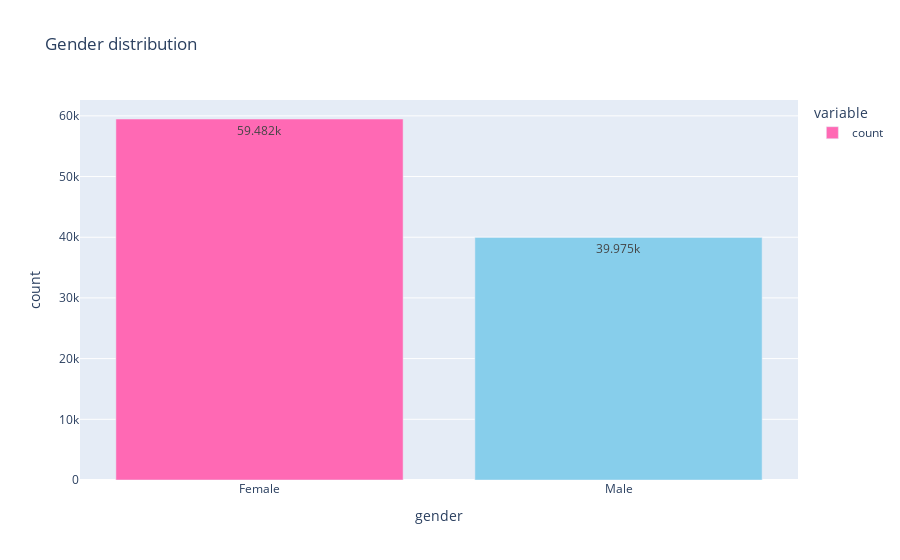

Write notebook code for a chart like this one.
### Code cell
# another plot for gender distribution using plotly just for practice
px.bar(gender_count,
             title='Gender distribution',
             text_auto=True,
             labels=dict(index='gender', value='count'),
             color_discrete_sequence=[['#FF69B4', '#87CEEB']]).update_xaxes(type='category')

### Figure 1 — Plotly figure (JSON) as saved in the notebook; plotly's stock layout.template omitted (floating-point values rounded to 4 significant figures)
{"data": [{"alignmentgroup": "True", "hovertemplate": "variable=count<br>gender=%{x}<br>count=%{y}<extra></extra>", "legendgroup": "count", "marker": {"color": ["#FF69B4", "#87CEEB"], "pattern": {"shape": ""}}, "name": "count", "offsetgroup": "count", "orientation": "v", "showlegend": true, "textposition": "auto", "texttemplate": "%{y}", "type": "bar", "x": ["Female", "Male"], "xaxis": "x", "y": [59482, 39975], "yaxis": "y"}], "layout": {"barmode": "relative", "legend": {"title": {"text": "variable"}, "tracegroupgap": 0}, "title": {"text": "Gender distribution"}, "xaxis": {"anchor": "y", "domain": [0, 1], "title": {"text": "gender"}, "type": "category"}, "yaxis": {"anchor": "x", "domain": [0, 1], "title": {"text": "count"}}}}
